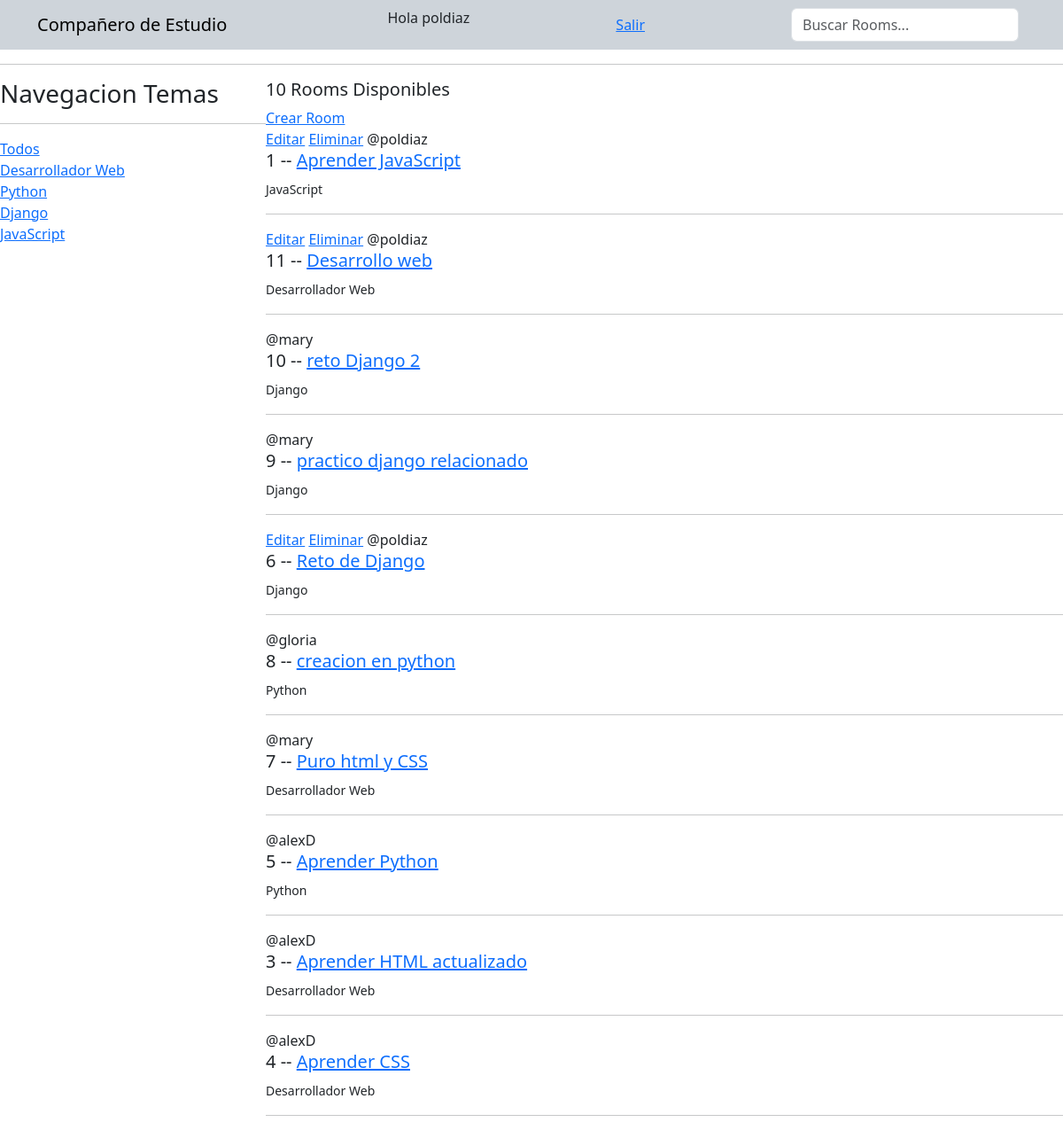
The app's page / (signed in) with its own data.
### base/models.py (models this page shows, shortened)
class Topic(models.Model):
    name = models.CharField(max_length=200)

class Room(models.Model):
    host = models.ForeignKey(User, on_delete=models.SET_NULL, null=True)
    topic = models.ForeignKey(Topic, on_delete=models.SET_NULL, null=True)
    name = models.CharField(max_length=200)
    description = models.TextField(null=True, blank=True)
    participants = models.ManyToManyField(User, related_name='participants', blank=True)
    updated = models.DateTimeField(auto_now=True)
    created = models.DateTimeField(auto_now_add=True)
    class Meta:
        ordering = ['-updated', '-created']

### base/views.py (the view)
# urls.py: path('', views.home, name="home"),
def home(request):
    q = request.GET.get("q") if request.GET.get("q") != None else ""
    rooms = Room.objects.filter(
        Q(topic__name__icontains=q) | Q(name__icontains=q) | Q(description__icontains=q)
    )
    topics = Topic.objects.all()
    room_count = rooms.count()
    context = {"rooms": rooms, "topics": topics, "room_count": room_count}
    return render(request, "base/home.html", context)

### base/templates/base/home.html (shortened to what this page needs)
{% extends "main.html" %}
{% block content %}
<div class="home-container">
  <div>
    <h3>Navegacion Temas</h3>
    <hr />
    <div>
      <a href="{% url 'home' %}">Todos</a>
    </div>
    {% for topic in topics %}
      <div>
        <a href="{% url 'home' %}?q={{topic.name}}">{{topic.name}}</a>
      </div>
    {% endfor %}
  </div>
  <div>
    <h5>{{ room_count }} Rooms Disponibles</h5>
    <a href="{% url 'create-room' %}">Crear Room</a>
    <div>
      {% for room in rooms %}
      <div>
        {% if request.user == room.host %}
          <a href="{% url 'update-room' room.id %}">Editar</a>
          <a href="{% url 'delete-room' room.id %}">Eliminar</a>
        {% endif %}
        <span>@{{ room.host.username }}</span>
        <h5>
          {{ room.id }} --
          <a href="{% url 'room' room.id %}"> {{ room.name }}</a>
        </h5>
        <small>{{ room.topic.name }}</small>
        <hr />
      </div>
      {% endfor %}
    </div>
  </div>
</div>
{% endblock content %}

### templates/navbar.html
<nav class="navbar bg-dark-subtle">
  <div class="container">
    <a href="/" class="navbar-brand">Compañero de Estudio</a>
    {% if request.user.is_authenticated %}
      <p>Hola {{ request.user }}</p>
      <a href="{% url 'logout' %}">Salir</a>
    {% else %}
    <a href="{% url 'login' %}">Ingresar</a>
    {% endif %}
    <form class="d-flex" role="search" method="GET" action="{% url 'home' %}">
      <input class="form-control me-2" aria-label="Search" type="text" name="q" placeholder="Buscar Rooms...">
    </form>
  </div>
</nav>
<hr>

### base/templates/base/home.html (style rules this page uses)
.home-container { display: grid; grid-template-columns: 1fr 3fr; }

### records on screen
Topic: name "Desarrollador Web"
Topic: name "Python"
Topic: name "Django"
Topic: name "JavaScript"
Room: shows "Editar", host.username "poldiaz", id "1", name "Aprender JavaScript", topic.name "JavaScript"
Room: shows "Editar", host.username "poldiaz", id "11", name "Desarrollo web", topic.name "Desarrollador Web"
Room: host.username "mary", id "10", name "reto Django 2", topic.name "Django"
Room: host.username "mary", id "9", name "practico django relacionado", topic.name "Django"
Room: shows "Editar", host.username "poldiaz", id "6", name "Reto de Django", topic.name "Django"
Room: host.username "gloria", id "8", name "creacion en python", topic.name "Python"
Room: host.username "mary", id "7", name "Puro html y CSS", topic.name "Desarrollador Web"
Room: host.username "alexD", id "5", name "Aprender Python", topic.name "Python"
Room: host.username "alexD", id "3", name "Aprender HTML actualizado", topic.name "Desarrollador Web"
Room: host.username "alexD", id "4", name "Aprender CSS", topic.name "Desarrollador Web"

### other values on screen
{{ request.user }} "poldiaz"
{{ room_count }} "10"
